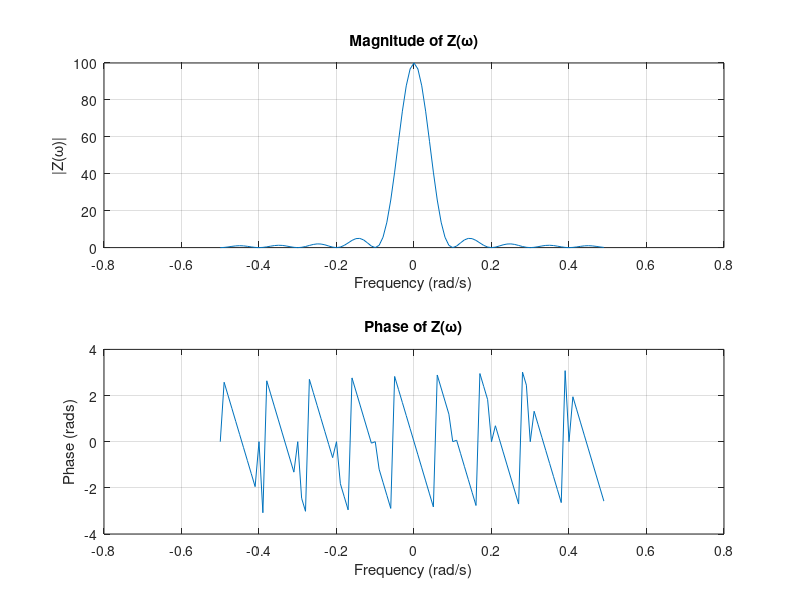
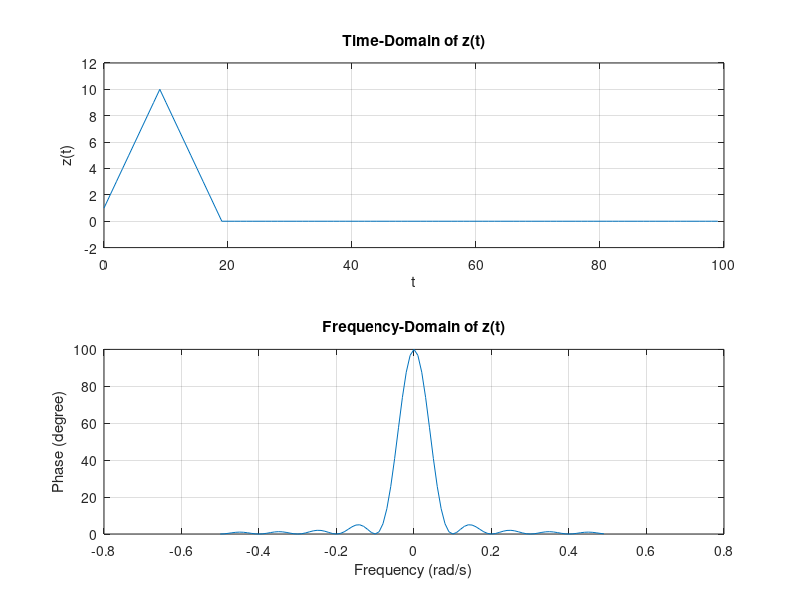
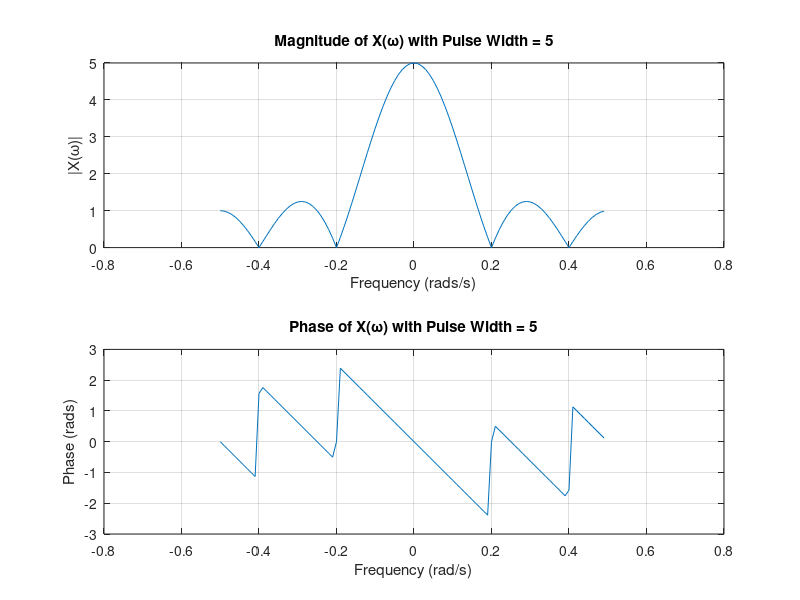
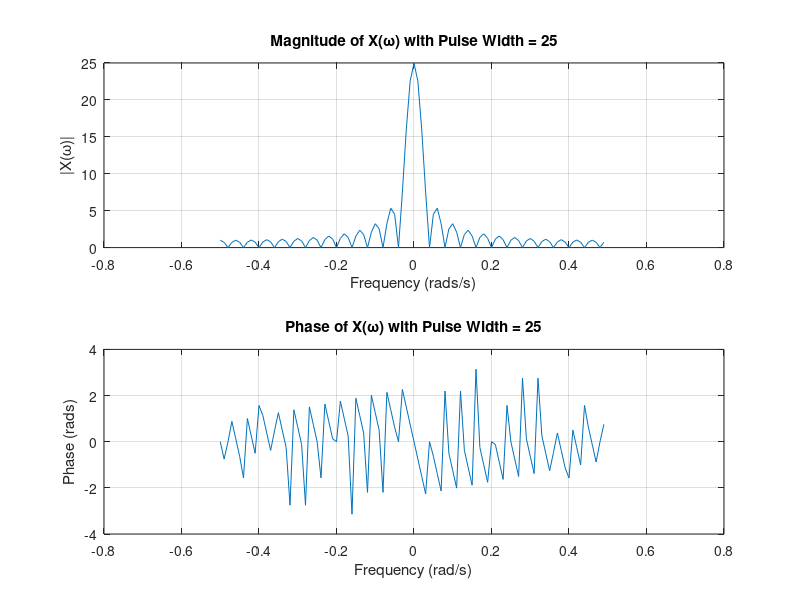

Write MATLAB code to recreate these figures, in order. (Note: this script raises an error after producing the figures.)
%%
%Problem A.1 (Computed manually)

% Define the time vector and the signal x(t)
%N = 100; PulseWidth = 10;
%t = [0:1:(N-1)];
%x = [ones(1,PulseWidth), zeros(1,N-PulseWidth)];

%Convolution of x(t) and x(t) produces z(t)
%z = conv(x, x, 'same');  

%Time vector for z(t)
%t_z = [0:1:(length(z)-1)];

%Plot x(t) 
%figure;
%subplot(211); 
%stairs(t, x); grid on; 
%title('x(t)');
%xlabel('t');
%ylabel('x(t)');

%Plot z(t)
%subplot(212); 
%plot(t_z, z); grid on;
%title('z(t) = x(t)*x(t)');
%xlabel('t');
%ylabel('z(t)');

%%   
%Combined Script File (Select a section to run it) 
%Problem A.2

% Define the time vector and the signal x(t)
N = 100; PulseWidth = 10;
t = [0:1:(N-1)]; %Time vector from 0 to N-1 corresponding to sample size of 100
x = [ones(1,PulseWidth), zeros(1,N-PulseWidth)];

%Computing fourier transform of x(t) (X(ω)) using fft function (fast fourier transform)
Xw = fft(x);
f = [-(N/2):1:((N/2)-1)]*(1/N); %Frequency vector from -0.5 ((-(N/2))/N)) to 0.49 ((1-N/2)/N))

%Computing Z(ω)=X(ω)*X(ω)
Zw = Xw.*Xw;

%% 
%Problem A.3

%Plot magnitude of Z(ω) (|Z(ω)|)
figure;
subplot(211); 
plot(f, fftshift(abs(Zw))); grid on;
title('Magnitude of Z(ω)');
xlabel('Frequency (rad/s)');
ylabel('|Z(ω)|');

%Plot phase of Z(ω) (∠Z(ω))
subplot(212); 
plot(f, fftshift(angle(Zw))); grid on;
title('Phase of Z(ω)');
xlabel('Frequency (rad/s)');
ylabel('Phase (rads)');

%% 
%Problem A.4
%Convolution in Time == Product in Frequency
%We calculated the product of X(w) and X(w) (FT of x(t)) in A.2 which yielded Z(w)
%z(t), the convolution of x(t) and x(t) should yield the same plot as in A.1
%This proves that computing the product of two signals in frequency-domain
%equals the convolution of two signals in the time-domain

%Plot z(t) in time-domain (compute z(t) by using inverse fourier transform on Z(ω))
z = ifft(Zw);
figure;
subplot(211); 
plot(t, z); grid on;
title('Time-Domain of z(t)');
xlabel('t');
ylabel('z(t)');

zf = fft(z);
%Plot z(t) in frequency-domain (compute z(t) in frequency-domain using fourier transform)
subplot(212); 
plot(f, fftshift(abs(zf))); grid on;
title('Frequency-Domain of z(t)');
xlabel('Frequency (rad/s)');
ylabel('Phase (degree)');


%% 
%Problem A.5
%The frequency plots of X(w) are scaled with respect to the pulse width

%Pulse width changed to 5 or 25
PulseWidth = 5;

%Defining x(t)
x = [ones(1,PulseWidth), zeros(1,N-PulseWidth)];

%Computing fourier transform of x(t) (X(ω)) using fft function (fast fourier transform)
Xw = fft(x);

%Plot magnitude of X(ω) (|X(ω)|)
figure;
subplot(211); 
plot(f, fftshift(abs(Xw))); grid on;
title('Magnitude of X(ω) with Pulse Width = 5');
xlabel('Frequency (rads/s)');
ylabel('|X(ω)|');

%Plot phase of X(ω) (∠X(ω))
subplot(212); 
plot(f, fftshift(angle(Xw))); grid on;
title('Phase of X(ω) with Pulse Width = 5');
xlabel('Frequency (rad/s)');
ylabel('Phase (rads)');

%Pulse width changed to 5 or 25
PulseWidth25 = 25;

%Defining x(t)
x1 = [ones(1,PulseWidth25), zeros(1,N-PulseWidth25)];

%Computing fourier transform of x(t) (X(ω)) using fft function (fast fourier transform)
Xw1 = fft(x1);

%Plot magnitude of X(ω) (|X(ω)|)
figure;
subplot(211); 
plot(f, fftshift(abs(Xw1))); grid on;
title('Magnitude of X(ω) with Pulse Width = 25');
xlabel('Frequency (rads/s)');
ylabel('|X(ω)|');

%Plot phase of X(ω) (∠X(ω))
subplot(212); 
plot(f, fftshift(angle(Xw1))); grid on;
title('Phase of X(ω) with Pulse Width = 25');
xlabel('Frequency (rad/s)');
ylabel('Phase (rads)');

%% 
%Problem A.6 
%The first two plots essentially have the angular frequency varied which
%shows frequency shifted plots of the same signal
%The third plot has a cos component which means that there are two angular
%frequencies, one positive and one negative

PulseWidth = 10;
x = [ones(1,PulseWidth), zeros(1,N-PulseWidth)];
t = [0:1:(N-1)];

%Defining w+(t)
w_plus = x.*exp(1j*(pi/3)*t); 

%Computing fourier transform of w+(t)
W_plus = fft(w_plus);

%Plot magnitude of W+(ω) (|W+(ω)|)
figure;
subplot(211); 
plot(f, fftshift(abs(W_plus))); grid on;
title('Magnitude of W_+(ω)');
xlabel('Frequency (rads/s)');
ylabel('|W_+(ω)|');

%Plot phase of W+(ω) (∠W+(ω))
subplot(212); 
plot(f, fftshift(angle(W_plus))); grid on;
title('Phase of W_+(ω)');
xlabel('Frequency (rad/s)');
ylabel('Phase (rads)');

%Defining w-(t)
w_minus = x.*exp(-1j*(pi/3)*t); 

%Computing fourier transform of w-(t)
W_minus = fft(w_minus);

%Plot magnitude of W-(ω) (|W-(ω)|)
figure;
subplot(211); 
plot(f, fftshift(abs(W_minus))); grid on;
title('Magnitude of W_-(ω)');
xlabel('Frequency (rads/s)');
ylabel('|W_-(ω)|');

%Plot phase of W-(ω) (∠W-(ω))
subplot(212); 
plot(f, fftshift(angle(W_minus))); grid on;
title('Phase of W_-(ω)');
xlabel('Frequency (rad/s)');
ylabel('Phase (rads)');

%Defining wc(t)
w_c = x.*cos((pi/3)*t); 

%Computing fourier transform of wc(t)
W_c = fft(w_c);

%Plot magnitude of Wc(ω) (|Wc(ω)|)
figure;
subplot(211); 
plot(f, fftshift(abs(W_c))); grid on;
title('Magnitude of W_c(ω)');
xlabel('Frequency (rads/s)');
ylabel('|W_c(ω)|');

%Plot phase of Wc(ω) (∠Wc(ω))
subplot(212); 
plot(f, fftshift(angle(W_c))); grid on;
title('Phase of W_c(ω)');
xlabel('Frequency (rad/s)');
ylabel('Phase (rads)');

%% 
%Problem B.1

%Plot xspeech 
figure;
MagSpect(xspeech);
title('Magnitude Spectrum of Speech Signal (xspeech)');

%Plot hLPF2000
figure;
MagSpect(hLPF2000);
title('Magnitude Spectrum of Lowpass Filter with Passband 2.0 kHz (hLPF2000)');

%Plot hLPF2500
figure;
MagSpect(hLPF2500);
title('Magnitude Spectrum of Lowpass Filter with Passband 2.5 kHz (hLPF2500)');

%Plot hChannel
figure;
MagSpect(hChannel);
title('Magnitude Spectrum of Bandpass Communications Channel (hChannel)');

%% 
%Problem B.1 Cont.
N = length(xspeech); % Number of samples

%Filter First

%MODULATION
%Modulate the signal, xspeech, by transmitting it through the channel, hChannel

%Frequency shift of hChannel (bandpass communication channel)
F_0 = 6000; 
%Modulation of signal producing a symmetrical signal
x_osc = osc(F_0, N); 

%Modulated signal is multplied by original signal so that it is able to pass through bandpass channel
x_encode = xspeech.*x_osc; 

%Plot modulated signal of xspeech
figure;
MagSpect(x_encode);
title('Magnitude Spectrum of Encoded Signal');

%Transmit the signal, xspeech, over the channel, hChannel
x_channel = conv(x_encode, hChannel, 'same'); 

%Plot transmitted signal of xspeech
figure;
MagSpect(x_channel);
title('Magnitude Spectrum of Transmitted Signal');

%DEMODULATION
%Demodulate the signal, xspeech, that was transmitted through the channel using the lowpass filters

%Signal is decoded using the same modulated signal producing symmetrical signal 
x_decode = x_channel.*x_osc; 

%Plot demodulated xspeech signal
figure;
MagSpect(x_decode);
title('Magnitude Spectrum of Decoded Signal');

%Use lowpass filter to recover the signal, xspeech (use hLPF2000 or hLPF2500)
x_recover = conv(x_decode, hLPF2500, 'same'); %The demodulate signal has a region where the signal is recovered, so convoluting it with a unit impulse where it is active in the same frequency range will recover the signal

%Plot the recovered signal of xspeech
figure;
MagSpect(x_recover);
title('Magnitude Spectrum of Recovered Signal');

